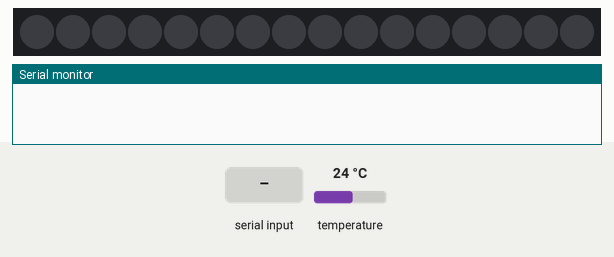
Recording of a sketch running on a simulated Arduino Uno, built with avr-gcc and run on an emulated ATmega328P. On the bench: 16 RGB LEDs in strip order, left to right, the last lines printed to the serial monitor. The test bench sets the inputs (shaded band); at power-on: temperature 24 °C. Dim RGB values are drawn brighter than linear.

Above: at 5.2 s.
5.3 s: "brightness" received over Serial
At 8.2 s:
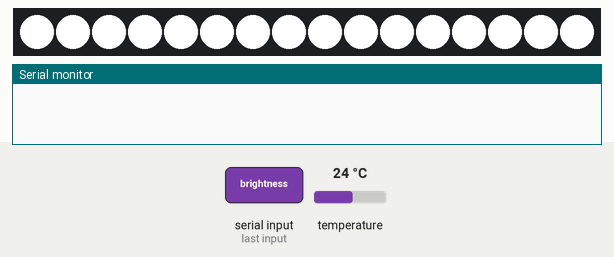
8.4 s: "color" received over Serial
At 11.1 s:
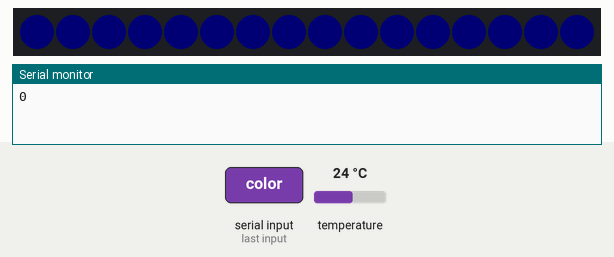
11.5 s: "lamp" received over Serial
At 14.1 s:
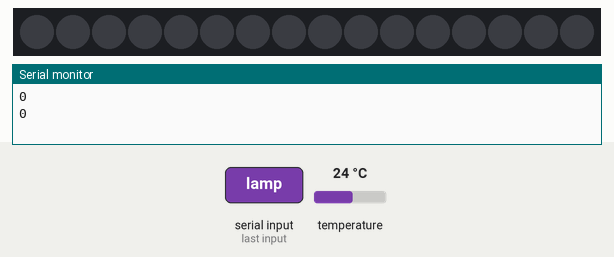
Timing chart, 0 to 15.6 s (numbered marks = the images above; inputs shaded):
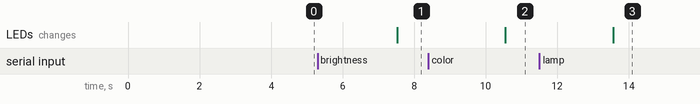

The sketch:

Lamp.ino
```cpp
#include <Adafruit_NeoPixel.h>
#include <Arduino.h>
#include <OneWire.h>

#define DELAYVAL 500
#define PIXEL_PIN 4
#define TEMP_PIN 3
#define NUMPIXELS 16

Adafruit_NeoPixel pixels(NUMPIXELS, PIXEL_PIN, NEO_GRB + NEO_KHZ800);
OneWire onewire(3);

uint32_t color = 16777215;
int brightness = 180;
boolean pixel_on = false;
float temp = 0;
void manage_pixel()
{
  if (pixel_on)
  {
    if (color > 16777215)
    {
      color = 16777215;
    }
    if (color < 1)
    {
      color = 1;
    }
    if (brightness > 255)
    {
      brightness = 255;
    }
    if (brightness < 1)
    {
      brightness = 255;
    }
    for (int i = 0; i < NUMPIXELS; i++)
    {
      pixels.setPixelColor(i, color);
    }
    pixels.setBrightness(brightness);
  }
  else
  {
    color = 16777215;
    brightness = 0;
    pixels.clear();
  }
  pixels.show();
}

bool sensor_read(float *result)
{
  uint8_t data[12];
  int i;
  *result = -100.0;
  onewire.reset();
  onewire.skip();
  onewire.write(0x44);
  delay(500);
  if (!onewire.reset())
    return false;
  onewire.skip();
  onewire.write(0xBE);
  for (i = 0; i < 9; i++)
    data[i] = onewire.read();
  int16_t temp = (((int16_t)data[1]) << 11) | (((int16_t)data[0]) << 3);
  *result = (float)temp * 0.0078125;
  return true;
}

void read_temperature()
{
  float temperature;
  if (sensor_read(&temperature))
  {
    temp = temperature;
  }
}

void setup()
{
  Serial.begin(115200);
  Serial.setTimeout(2000);
  pixels.begin();
  pixels.clear();
  pixels.show();
  delay(4000);
}

void manage_message(String message)
{
  if (message.indexOf("temperature") != -1)
  {
    Serial.println(temp);
  }
  else if (message.indexOf("statuslamp") != -1)
  {
    Serial.println(pixel_on ? "1" : "0");
  }
  else if (message.indexOf("brightness") != -1)
  {
    message.replace("brightness", "");
    pixel_on = true;
    brightness = (atoi(message.c_str()) * 255) / 100;
    manage_pixel();
  }
  else if (message.indexOf("lamp") != -1)
  {
    pixel_on = (message.indexOf("on") != -1);
    manage_pixel();
    Serial.println(pixel_on ? "1" : "0");
  }
  else if (message.indexOf("color") != -1)
  {
    message.replace("color", "");
    message.toUpperCase();
    pixel_on = true;
    color = (uint32_t)strtol(message.c_str(), NULL, 16);
    Serial.println(color);
    manage_pixel();
  }
  else
  {
  }
}

void loop()
{
  String message = "";
  while (Serial.available())
  {
    message += Serial.readString();
  }
  if (message.length() > 0)
  {
    Serial.flush();
    manage_message(message);
    Serial.flush();
  }
  read_temperature();
}
```

Measured:
- after the input at 5.3 s, the LEDs: change after 2.2 s (image 1)
- after the input at 8.4 s, the LEDs: change after 2.1 s (image 2)
- after the input at 11.5 s, the LEDs: change after 2.1 s (image 3)
